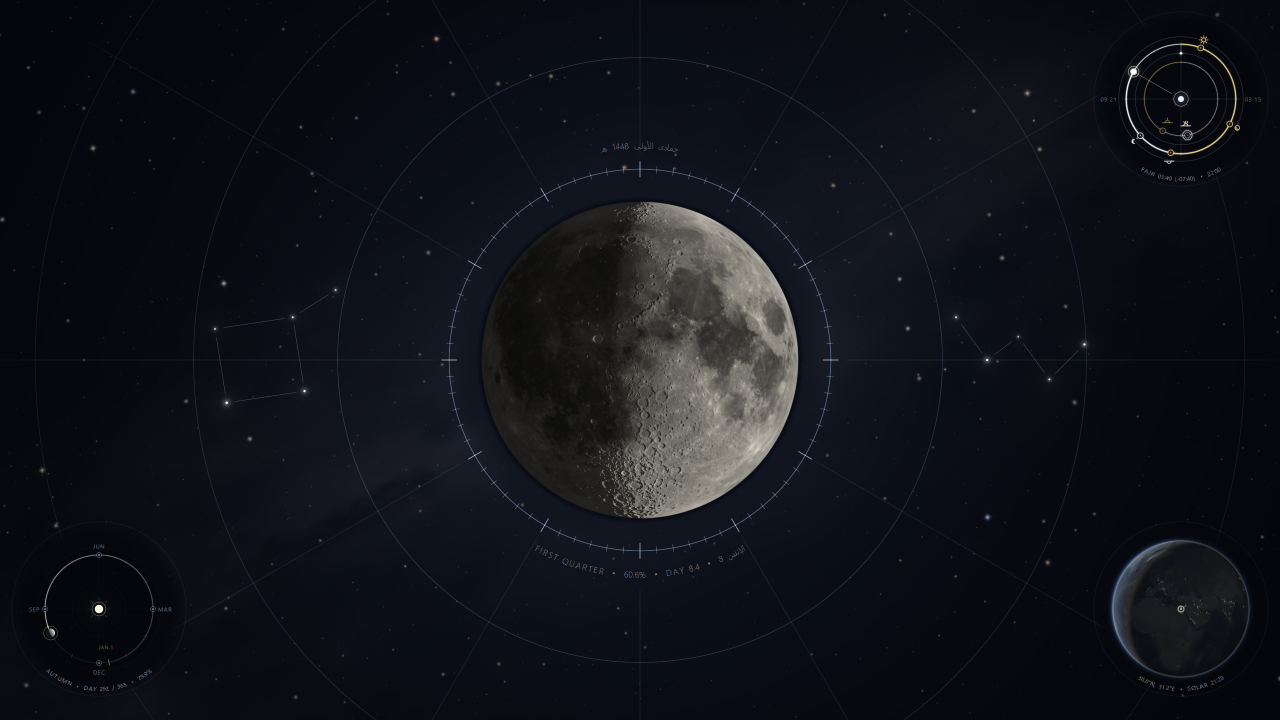
#> input picture docs/screenshots/bg_planisphere_2k.png, 2560 x 1440 px, found by its file name (shown at 1/2 size)
$ python crop_screenshots.py ../docs/screenshots/hero_combined_2k.png ../docs/screenshots/bg_planisphere_2k.png
#> lines starting #> are read from the running program, lines starting #| are printed output that depends on the picture
#!/usr/bin/env python3
# SPDX-FileCopyrightText: 2026 Hadi Alahmad <hade.alahmad1@gmail.com>
# SPDX-License-Identifier: GPL-2.0-or-later
"""Copy the rendered README frames and cut the instrument close-ups.

Geometry mirrors the screenshot configs in tests/render_layouts.qml:
2560x1440 frame, Moon scale 0.45, corner widgets 300 px with a 48 px margin.
Usage: crop_screenshots.py <render dir> <docs/screenshots dir>
"""
import shutil
import sys
from pathlib import Path

from PIL import Image

W, H = 2560, 1440
SIZE, MARGIN = 300, 48
MOON = 0.45 * min(W, H)

FRAMES = [
    "hero_combined_2k.png",
    "bg_planisphere_2k.png",
    "bg_astrolabe_2k.png",
    "minimal_moon_only_2k.png",
    "clean_no_telemetry_2k.png",
]


def dial_box(cx, cy, half_w, half_h):
    return (round(cx - half_w), round(cy - half_h), round(cx + half_w), round(cy + half_h))


def main(src: Path, dst: Path) -> None:
    dst.mkdir(parents=True, exist_ok=True)
    for name in FRAMES:
        shutil.copyfile(src / name, dst / name)

    hero = Image.open(src / "bg_planisphere_2k.png").convert("RGB")
    half = SIZE * 0.62

    # Dial centres: each widget's shader square sits at the top of its item.
    prayer = (W - MARGIN - SIZE / 2, MARGIN + SIZE / 2)
    orbit = (MARGIN + SIZE / 2, H - MARGIN - SIZE * 1.08 + SIZE / 2)
    earth = (W - MARGIN - SIZE / 2, H - MARGIN - SIZE * 1.08 + SIZE / 2)

    crops = {
        "closeup_prayer_clock.png": (dial_box(*prayer, half, half), (364, 364)),
        "closeup_orbit.png": (dial_box(*orbit, half, half), (364, 364)),
        "closeup_earth.png": (dial_box(*earth, half, half * 374 / 364), (364, 374)),
    }
    moon_half = MOON * 0.74
    crops["closeup_moon.png"] = (dial_box(W / 2, H / 2, moon_half, moon_half), (960, 960))

    for name, (box, size) in crops.items():
        hero.crop(box).resize(size, Image.LANCZOS).save(dst / name)
        print(f"{name}: {box} -> {size}")
#> this loop made 4 passes
#> pass 1, in main, `hero.crop(box).resize(size, Image.LANCZOS).save(dst / name)`:
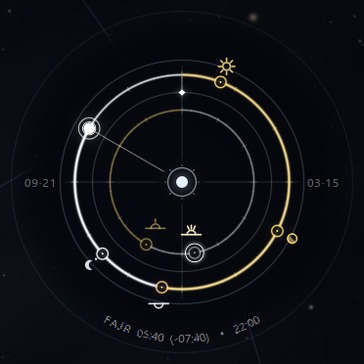
#> saved as closeup_prayer_clock.png: PIL image 364x364 RGB; mean R, G, B 13.7, 15.4, 20.5
#> pass 2, in main, `hero.crop(box).resize(size, Image.LANCZOS).save(dst / name)`:
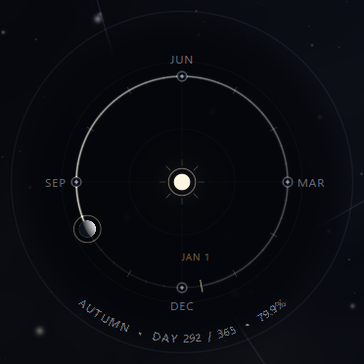
#> saved as closeup_orbit.png: PIL image 364x364 RGB; mean R, G, B 9.4, 11.1, 16.7


if __name__ == "__main__":
    main(Path(sys.argv[1]), Path(sys.argv[2]))
